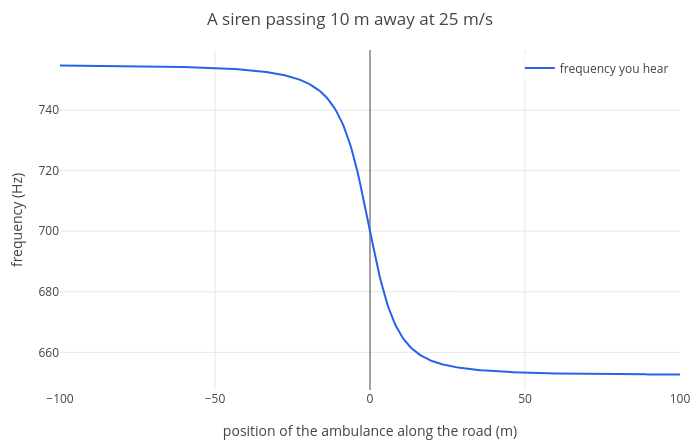

The code cell stored with this chart in its notebook:
### Markdown cell above
semitones, about a minor third, the familiar "neee-oooow". It happens smoothly as the ambulance passes, because only
the part of its velocity along the line of sight counts. Standing 10 m from the road:

### Code cell
p = plot(700*343/(343 - 25*(-x)/sqrt(x^2 + 100)), x, -100, 100);
p = legend(p, "frequency you hear");
labels(title(p, "A siren passing 10 m away at 25 m/s"), "position of the ambulance along the road (m)", "frequency (Hz)")

### Figure 1 — Plotly figure (JSON) as saved in the notebook; plotly's stock layout.template omitted (floating-point values rounded to 4 significant figures; data arrays with more than 128 entries replaced by an {"elided": "..."} marker saying what was removed)
{"data": [{"line": {"color": "#2563eb", "width": 2}, "mode": "lines", "name": "frequency you hear", "type": "scatter", "x": {"elided": "402 float values"}, "y": {"elided": "402 float values"}}], "layout": {"height": 440, "legend": {"bgcolor": "rgba(255,255,255,0.8)", "x": 0.99, "xanchor": "right", "y": 0.99, "yanchor": "top"}, "margin": {"b": 50, "l": 60, "r": 20, "t": 50}, "showlegend": true, "title": {"text": "A siren passing 10 m away at 25 m/s"}, "width": 700, "xaxis": {"title": {"text": "position of the ambulance along the road (m)"}, "zeroline": true}, "yaxis": {"range": [647.6, 759.8], "title": {"text": "frequency (Hz)"}, "zeroline": true}}}
